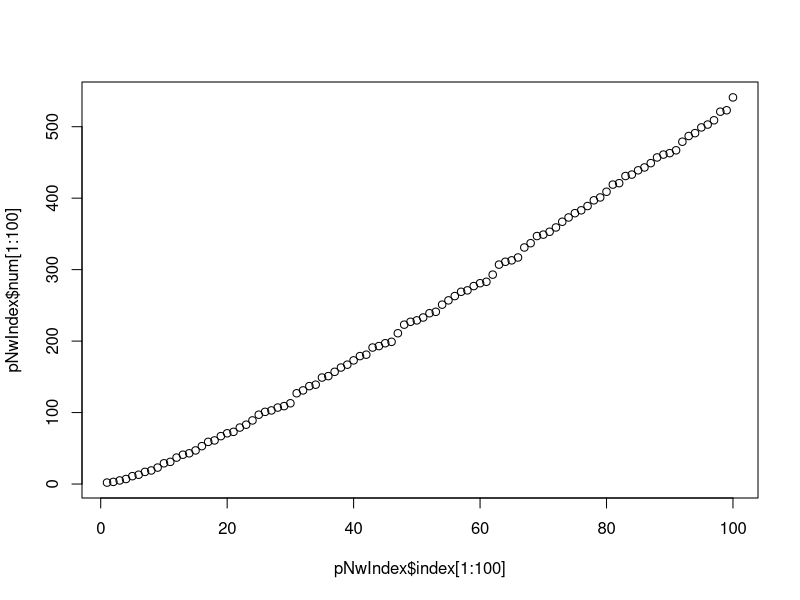

R code for this plot: (Note: a time limit stopped this script after it produced the figure.)
##############################

primeNumbers <- 2L

for (num in 3:400000) {
  isPrime <- TRUE
  for (pnum in primeNumbers) {
    if (pnum > sqrt(num)) {
      break
    } else if (num %% pnum == 0) {
      isPrime <- FALSE
      break
    }
  }
  if (isPrime) {
    primeNumbers <- append(primeNumbers, num)  ## common mistake
  }
}

###############################
# 用for loop

prime.list <- function(i){
  primeNumbers <- 2L
  for (num in 3:i) {
    isPrime <- TRUE
    for (pnum in primeNumbers) {
      if (pnum > sqrt(num)) {
        break
      } else if (num %% pnum == 0) {
        isPrime <- FALSE
        break
      }
    }
    if (isPrime) {
      primeNumbers <- append(primeNumbers, num)  ## common mistake
    }
  }
  return(primeNumbers)
}

primeNumbers <- 2L
primeNumbers <- prime.list(400000)
pNwIndex <- data.frame(index = 1:length(primeNumbers),num = primeNumbers)
plot(pNwIndex$index[1:100],pNwIndex$num[1:100])

####################################
# 虽然看起来简洁，实际上对于计算机来说更复杂。耗时更久。

prime.list.any <- function(i){
  primeNumbers <- 2L
  for (num in 3:i) {
    isPrime <- !any(num %% primeNumbers[1:sum(primeNumbers <= sqrt(num))] == 0)
    if (isPrime) {
      primeNumbers <- append(primeNumbers, num)
    }
  }
  return(primeNumbers)
}

####################################
# 用all

prime.list.all <- function(i){
  primeNumbers <- 2L
  for (num in 3:i) {
    isPrime <- all(num %% primeNumbers[1:sum(primeNumbers <= sqrt(num))] != 0)
    if (isPrime) {
      primeNumbers <- append(primeNumbers, num)
    }
  }
  return(primeNumbers)
}

#####################################
#用while


prime.list.while <- function(i){
  primeNumbers <- 2L
  for (num in 3:i) {
    isPrime <- TRUE
    j = 1
    while (primeNumbers[j] <= sqrt(num)){
      if (num %% primeNumbers[j] == 0) {
        isPrime <- FALSE
        break
      }
      j = j+1
    }
    if (isPrime) {
      primeNumbers <- append(primeNumbers, num)  ## common mistake
    }
  } 
  return(primeNumbers)
}

#############################

n1 <- 100000
system.time(prime.list(n1))
system.time(prime.list.any(n1))
system.time(prime.list.while(n1))
system.time(prime.list.all(n1))

##########################Speed
library(tidyverse)

number <- seq(10000,100000,5000)

time <- vector("numeric")
for(i in number) {
  time <- append(time, system.time(prime.list(i))[3])
}
timeData <- tibble(func = "prime.list", number = number, time = time)

for(i in number) {
  timeData <- add_row(timeData, func = "prime.list.while", number = i, time = system.time(prime.list.while(i))[3])
}


for(i in number) {
  timeData <- add_row(timeData, func = "prime.list.any", number = i, time = system.time(prime.list.any(i))[3])
}

for(i in number) {
  timeData <- add_row(timeData, func = "prime.list.all", number = i, time = system.time(prime.list.all(i))[3])
}


ggplot(data = timeData, mapping = aes(x=number, y = time, color = func))+
  geom_point()+
  geom_smooth(se=FALSE, method = 'loess', formula = 'y ~ x')+
  theme_light()

## is.prime

is.prime <- function(n) n == 2L || all(n %% 2L:ceiling(sqrt(n)) != 0)

is.prime(999983)

primeNumbers <- 2L
for (num in 3:400000) {
  if(is.prime(num)){
    primeNumbers <- append(primeNumbers,num)
  }
}


## Number of pnums
primeNumbers <- 2L
numberPrimes <- 1
numberPrimesList <- 1L
for (num in 3:10000) {
  isPrime <- TRUE
  for (pnum in primeNumbers) {
    if (pnum > sqrt(num)) {
      break
    } else if (num %% pnum == 0) {
      isPrime <- FALSE
      break
    }
  }
  if (isPrime) {
    numberPrimes <- numberPrimes + 1
    numberPrimesList <- append(numberPrimesList, numberPrimes)
    primeNumbers <- append(primeNumbers, num)
  } else {
    numberPrimesList <- append(numberPrimesList, numberPrimes)
  }
}

n <- 2:10000
plot(n[9000:9300],numberPrimesList[9000:9300])


length(prime.list.all(n1))
